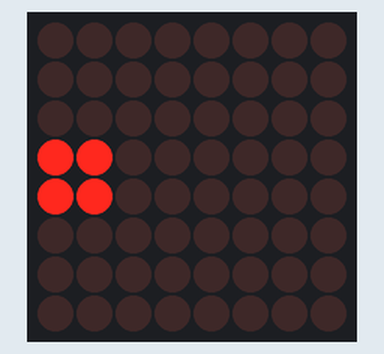
Recording of a program running on a simulated Raspberry Pi (BCM pin numbers). Parts: 8×8 LED matrix. The clock reads 2024-03-15 10:24:30 at power-on unless the program sets it.

Above: at 0.1 s.
At 1.1 s:
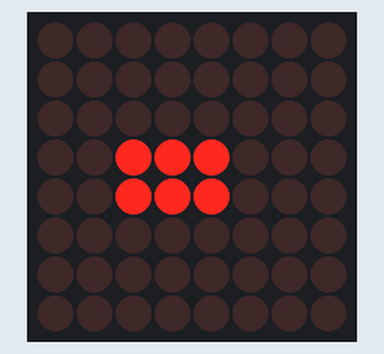
At 2.1 s:
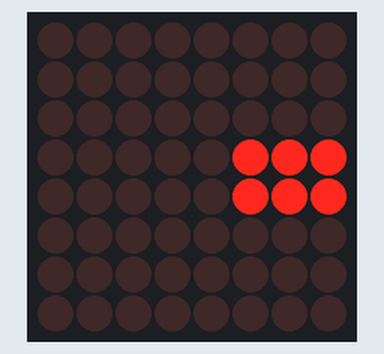

The program:

binary-clock_v.0_.py
```python
from luma.led_matrix.device import max7219
from luma.core.interface.serial import spi, noop
from luma.core.render import canvas
from PIL import ImageFont
from time import sleep
from datetime import datetime


class Time:
    def __init__(self):
        pass

    def get_current_time_12_hour():
    # Get the current time
        now = datetime.now()

    # Extract hours, minutes, and seconds
        hour = now.hour
        minute = now.minute
        second = now.second

    # Convert to 12-hour format
        am_pm = 'AM' if hour < 12 else 'PM'
        hour_12 = hour % 12
        hour_12 = 12 if hour_12 == 0 else hour_12  # Handle midnight case

        return hour_12, minute, second, am_pm

class BinaryClock(Time):
    def __init__(self, device):
        self.device = device
        self.hour, self.minute, self.second, self.am_pm = Time.get_current_time_12_hour()

    def rowss(self, rownum, colnum, state):

        with canvas(self.device) as draw:
            if state:
                draw.point((colnum, rownum), fill="white")
            else:
                draw.point((colnum, rownum), fill="black")

    def hours(self, col, row):

        with canvas(self.device) as draw:
            for i in range(0, 2):
                draw.point((i, row), fill="white")
                draw.point((i, row-1), fill="white")

    def minutes(self, col, row):

        # Turn on LEDs without using an infinite loop
        with canvas(self.device) as draw:
            for i in range(2, 5):
                draw.point((i, row), fill="white")      # Turn on the LED at (col, i)
                draw.point((i, row-1), fill="white")    # Turn on the LED at (col-1, i)


    def seconds(self, col, row):
        with canvas(self.device) as draw:
            for i in range(5, 8):
                draw.point((i, row), fill="white")
                draw.point((i, row-1), fill="white")


    def clear_display(self):
        with canvas(self.device) as draw:
            draw.rectangle(self.device.bounding_box, outline="black", fill="black")


def main():
    serial = spi(port=0, device=0, gpio=noop())
    device = max7219(serial)
    bitclock = BinaryClock(device)
    try:
        while True:
            bitclock.hours(0, 4)
            sleep(1)
            bitclock.clear_display()
            bitclock.minutes(2, 4)
            sleep(1)
            bitclock.clear_display()
            bitclock.seconds(5, 4)
            sleep(1)

    except KeyboardInterrupt:
        bitclock.clear_display()
        return 0

if __name__ == "__main__":
    main()
```

Measured:
- by itself, everything shown: repeats every 3.0 s, in 3 steps
- what the display in image 1 shows lasts 1.0 s, from 1.0 s to 2.0 s
